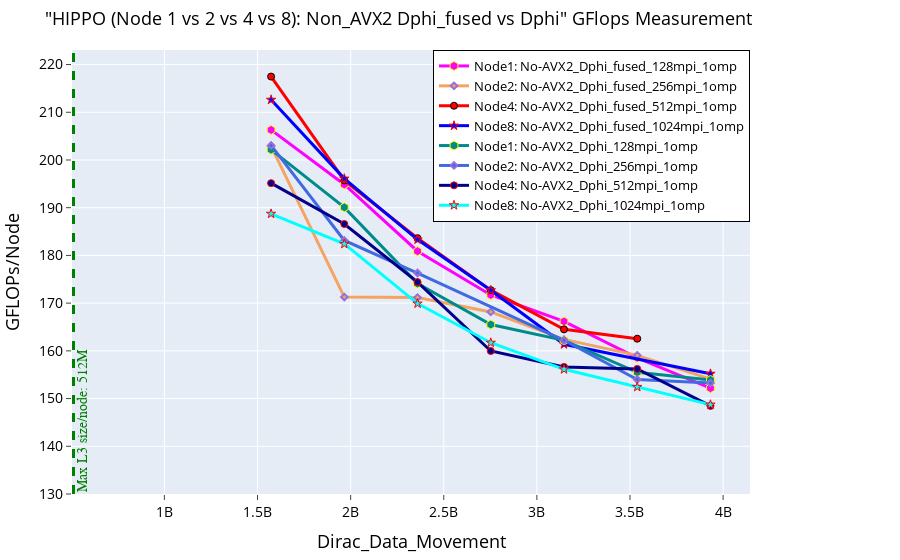

Write notebook code for a chart like this one.
### Markdown cell above
# Pure MPI: non-AVX2

### Code cell
fig = go.Figure() 

# MACRO Fused Case
fig.add_trace(go.Scatter(x=(dfn1MacFusnonProb_128mpi_1omp.Dirc_Data_Mov*(dfn1MacFusnonProb_128mpi_1omp.MPI_size)), 
                         y=(dfn1MacFusnonProb_128mpi_1omp.GFLOPS*(dfn1MacFusnonProb_128mpi_1omp.MPI_size)), 
                         mode='lines+markers', 
                         name='Node1: No-AVX2_Dphi_fused_128mpi_1omp',
                         line=dict(color='magenta',width=3),
                         marker=dict(symbol='hexagon',size=9, line=dict(color='yellow',width=1))))

fig.add_trace(go.Scatter(x=(dfn2MacFusnonProb_256mpi_1omp.Dirc_Data_Mov*(dfn2MacFusnonProb_256mpi_1omp.MPI_size/2)), 
                         y=(dfn2MacFusnonProb_256mpi_1omp.GFLOPS*(dfn2MacFusnonProb_256mpi_1omp.MPI_size/2)), 
                         mode='lines+markers', 
                         name='Node2: No-AVX2_Dphi_fused_256mpi_1omp',
                         line=dict(color='sandybrown',width=3),
                         marker=dict(symbol='diamond',size=5,line=dict(color='MediumPurple',width=2))))


fig.add_trace(go.Scatter(x=(dfn4MacFusProb_512mpi_1omp.Dirc_Data_Mov*(dfn4MacFusProb_512mpi_1omp.MPI_size/4)), 
                         y=(dfn4MacFusProb_512mpi_1omp.GFLOPS*(dfn4MacFusProb_512mpi_1omp.MPI_size/4)), 
                         mode='lines+markers', 
                         name='Node4: No-AVX2_Dphi_fused_512mpi_1omp',
                         line=dict(color='red',width=3),
                         marker=dict(symbol='circle',size=7, line=dict(color='black',width=1))))

fig.add_trace(go.Scatter(x=(dfn8MacFusProb_1024mpi_1omp.Dirc_Data_Mov*(dfn8MacFusProb_1024mpi_1omp.MPI_size/8)), 
                         y=(dfn8MacFusProb_1024mpi_1omp.GFLOPS*(dfn8MacFusProb_1024mpi_1omp.MPI_size/8)), 
                         mode='lines+markers', 
                         name='Node8: No-AVX2_Dphi_fused_1024mpi_1omp',
                         line=dict(color='blue',width=3),
                         marker=dict(symbol='star',size=7, line=dict(color='red',width=1))))





# MACRO Non_fused Case

fig.add_trace(go.Scatter(x=(dfn1MacNonFusProb_128mpi_1omp.Dirc_Data_Mov*(dfn1MacNonFusProb_128mpi_1omp.MPI_size)), 
                         y=(dfn1MacNonFusProb_128mpi_1omp.GFLOPS*(dfn1MacNonFusProb_128mpi_1omp.MPI_size)), 
                         mode='lines+markers', 
                         name='Node1: No-AVX2_Dphi_128mpi_1omp',
                         line=dict(color='darkcyan',width=3),
                         marker=dict(symbol='hexagon',size=9, line=dict(color='yellow',width=1))))

fig.add_trace(go.Scatter(x=(dfn2MacNonFusNonProb_256mpi_1omp.Dirc_Data_Mov*(dfn2MacNonFusNonProb_256mpi_1omp.MPI_size/2)), 
                         y=(dfn2MacNonFusNonProb_256mpi_1omp.GFLOPS*(dfn2MacNonFusNonProb_256mpi_1omp.MPI_size/2)), 
                         mode='lines+markers', 
                         name='Node2: No-AVX2_Dphi_256mpi_1omp',
                         line=dict(color='royalblue',width=3),
                         marker=dict(symbol='diamond',size=5,line=dict(color='MediumPurple',width=2))))

fig.add_trace(go.Scatter(x=(dfn4MacNonFusProb_512mpi_1omp.Dirc_Data_Mov*(dfn4MacNonFusProb_512mpi_1omp.MPI_size/4)), 
                         y=(dfn4MacNonFusProb_512mpi_1omp.GFLOPS*(dfn4MacNonFusProb_512mpi_1omp.MPI_size/4)), 
                         mode='lines+markers', 
                         name='Node4: No-AVX2_Dphi_512mpi_1omp',
                         line=dict(color='darkblue',width=3),
                         marker=dict(symbol='circle',size=7, line=dict(color='red',width=1))))


fig.add_trace(go.Scatter(x=(dfn8MacNonFusProb_1024mpi_1omp.Dirc_Data_Mov*(dfn8MacNonFusProb_1024mpi_1omp.MPI_size/8)), 
                         y=(dfn8MacNonFusProb_1024mpi_1omp.GFLOPS*(dfn8MacNonFusProb_1024mpi_1omp.MPI_size/8)), 
                         mode='lines+markers', 
                         name='Node8: No-AVX2_Dphi_1024mpi_1omp',
                         line=dict(color='cyan',width=3),
                         marker=dict(symbol='star',size=7, line=dict(color='red',width=1))))






# Adding a vertical line
fig.add_vline(x=512e6, line_width=3, line_dash="dash", line_color="green")
# fig.add_hline(y=1024, line_width=3, line_dash="dash", line_color="red")

# Add annotation
fig.add_annotation(
    x=512e6,
    y=130,
    text='Max L3 size/node: 512M',
    xanchor='left',  # Anchor the text to the left side of the annotation point
    yanchor='bottom',
    showarrow=False,
    arrowhead=1,
    arrowsize=1,
    arrowwidth=2,
    arrowcolor="#636363",
    ax=-60,  # Move the text 60 units to the left
    ay=-30,
    font=dict(size=14, color="green", family="Sans Serif"),
    align="left",
    textangle=-90,  # Rotate the text 90 degrees counter-clockwise
)





fig.update_layout(
    title=dict(text='"HIPPO (Node 1 vs 2 vs 4 vs 8): Non_AVX2 Dphi_fused vs Dphi" GFlops Measurement',
               font=dict(color="black",size=18)),  # Set title text color to black
    xaxis_title=dict(text='Dirac_Data_Movement', font=dict(color="black",size=18)), 
    yaxis_title=dict(text='GFLOPs/Node', font=dict(color="black",size=18)), 
    xaxis=dict(ticks="outside", tickfont=dict(color="black",size=14)),  # Set font color for x-axis ticks
    yaxis=dict(ticks="outside", tickfont=dict(color="black",size=14)),  # Set font color for y-axis ticks
    legend=go.layout.Legend(bordercolor="black", borderwidth=1, x=1, xanchor="right", y=1, yanchor="top",
                            font=dict(color="black",size=13)),  # Set legend text color to black
    margin=dict(l=50, r=150, t=50, b=50)  # Adjust the left and right margins
)

### Figure 1 — Plotly figure (JSON) as saved in the notebook; plotly's stock layout.template omitted (floating-point values rounded to 4 significant figures)
{"data": [{"line": {"color": "magenta", "width": 3}, "marker": {"line": {"color": "yellow", "width": 1}, "size": 9, "symbol": "hexagon"}, "mode": "lines+markers", "name": "Node1: No-AVX2_Dphi_fused_128mpi_1omp", "type": "scatter", "x": [1572864000, 1966080000, 2359296000, 2752512000, 3145728000, 3538944000, 3932160000], "y": [206.3, 194.9, 180.9, 171.7, 166.2, 158.5, 152.2]}, {"line": {"color": "sandybrown", "width": 3}, "marker": {"line": {"color": "MediumPurple", "width": 2}, "size": 5, "symbol": "diamond"}, "mode": "lines+markers", "name": "Node2: No-AVX2_Dphi_fused_256mpi_1omp", "type": "scatter", "x": [1572864000, 1966080000, 2359296000, 2752512000, 3145728000, 3538944000, 3932160000], "y": [202.9, 171.3, 171.2, 168.2, 162.4, 159.1, 154.1]}, {"line": {"color": "red", "width": 3}, "marker": {"line": {"color": "black", "width": 1}, "size": 7, "symbol": "circle"}, "mode": "lines+markers", "name": "Node4: No-AVX2_Dphi_fused_512mpi_1omp", "type": "scatter", "x": [1572864000, 1966080000, 2359296000, 2752512000, 3145728000, 3538944000], "y": [217.5, 195.7, 183.6, 172.7, 164.5, 162.5]}, {"line": {"color": "blue", "width": 3}, "marker": {"line": {"color": "red", "width": 1}, "size": 7, "symbol": "star"}, "mode": "lines+markers", "name": "Node8: No-AVX2_Dphi_fused_1024mpi_1omp", "type": "scatter", "x": [1572864000, 1966080000, 2359296000, 2752512000, 3145728000, 3932160000], "y": [212.6, 196.1, 183.3, 172.7, 161.4, 155.2]}, {"line": {"color": "darkcyan", "width": 3}, "marker": {"line": {"color": "yellow", "width": 1}, "size": 9, "symbol": "hexagon"}, "mode": "lines+markers", "name": "Node1: No-AVX2_Dphi_128mpi_1omp", "type": "scatter", "x": [1572864000, 1966080000, 2359296000, 2752512000, 3145728000, 3538944000, 3932160000], "y": [202.2, 190.1, 174.1, 165.5, 162.2, 155.5, 153.9]}, {"line": {"color": "royalblue", "width": 3}, "marker": {"line": {"color": "MediumPurple", "width": 2}, "size": 5, "symbol": "diamond"}, "mode": "lines+markers", "name": "Node2: No-AVX2_Dphi_256mpi_1omp", "type": "scatter", "x": [1572864000, 1966080000, 2359296000, 3145728000, 3538944000, 3932160000], "y": [203.0, 183.1, 176.3, 162.2, 154.0, 153.2]}, {"line": {"color": "darkblue", "width": 3}, "marker": {"line": {"color": "red", "width": 1}, "size": 7, "symbol": "circle"}, "mode": "lines+markers", "name": "Node4: No-AVX2_Dphi_512mpi_1omp", "type": "scatter", "x": [1572864000, 1966080000, 2359296000, 2752512000, 3145728000, 3538944000, 3932160000], "y": [195.1, 186.6, 174.4, 160.0, 156.6, 156.2, 148.5]}, {"line": {"color": "cyan", "width": 3}, "marker": {"line": {"color": "red", "width": 1}, "size": 7, "symbol": "star"}, "mode": "lines+markers", "name": "Node8: No-AVX2_Dphi_1024mpi_1omp", "type": "scatter", "x": [1572864000, 1966080000, 2359296000, 2752512000, 3145728000, 3538944000, 3932160000], "y": [188.7, 182.4, 169.9, 161.7, 156.1, 152.4, 148.7]}], "layout": {"annotations": [{"align": "left", "arrowcolor": "#636363", "arrowhead": 1, "arrowsize": 1, "arrowwidth": 2, "ax": -60, "ay": -30, "font": {"color": "green", "family": "Sans Serif", "size": 14}, "showarrow": false, "text": "Max L3 size/node: 512M", "textangle": -90, "x": 512000000, "xanchor": "left", "y": 130, "yanchor": "bottom"}], "legend": {"bordercolor": "black", "borderwidth": 1, "font": {"color": "black", "size": 13}, "x": 1, "xanchor": "right", "y": 1, "yanchor": "top"}, "margin": {"b": 50, "l": 50, "r": 150, "t": 50}, "shapes": [{"line": {"color": "green", "dash": "dash", "width": 3}, "type": "line", "x0": 512000000, "x1": 512000000, "xref": "x", "y0": 0, "y1": 1, "yref": "y domain"}], "title": {"font": {"color": "black", "size": 18}, "text": "\"HIPPO (Node 1 vs 2 vs 4 vs 8): Non_AVX2 Dphi_fused vs Dphi\" GFlops Measurement"}, "xaxis": {"tickfont": {"color": "black", "size": 14}, "ticks": "outside", "title": {"font": {"color": "black", "size": 18}, "text": "Dirac_Data_Movement"}}, "yaxis": {"tickfont": {"color": "black", "size": 14}, "ticks": "outside", "title": {"font": {"color": "black", "size": 18}, "text": "GFLOPs/Node"}}}}
